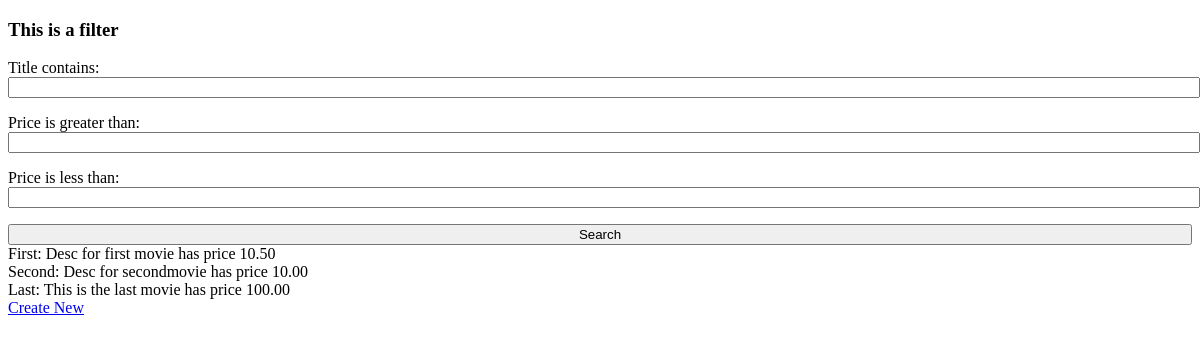
The app's page /filter/, older data.
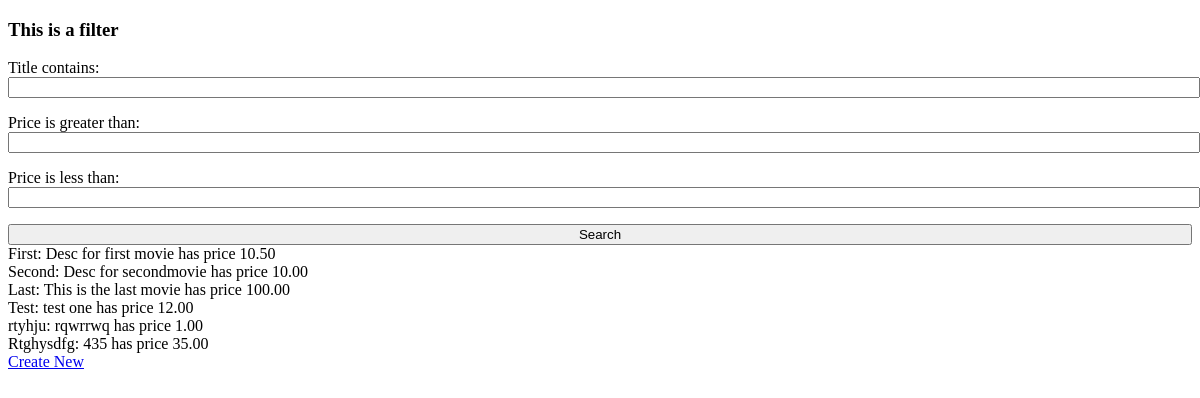
The same page, newer data.
### app_one/models.py (models this page shows, shortened)
class Film(models.Model):
    title = models.CharField(max_length=20)
    description = models.CharField(max_length=255)
    price = models.DecimalField(decimal_places=2, max_digits=5)
    objects = models.Manager()
    search_with_filter = FilmManager()

### app_one/views.py (the view)
# urls.py: path('filter/', show_films, name='show_films'),
def show_films(request):
    obj = Film.objects.all()
    filter = FilmFilter(request.GET, queryset=obj)
    return render(request, 'filters.html', {'filter': filter, 'obj': obj})

### templates/filters.html (shortened to what this page needs)
<!DOCTYPE html>
<html lang="en">
<head>
</head>
<body>
<h3>This is a filter</h3>
<form action="" method="GET">
    {{ filter.form.as_p }}
    <button type="submit" class="my_form">Search</button>
</form>
<ul>
{% for f in filter.qs %}
    <li>{{ f.title }}: {{ f.description }} has price {{ f.price }}</li>
{% endfor %}
</ul>
<a href="{% url 'create_film' %}">Create New</a>
</body>
</html>

Row changes from the older to the newer data that the page shows:
added Film: title "Test", description "test one", price "12.00"
added Film: title "rtyhju", description "rqwrrwq", price "1.00"
added Film: title "Rtghysdfg", description "435", price "35.00"
